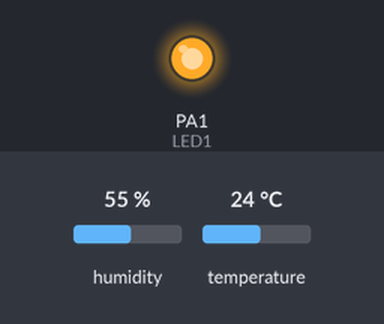
A sketch run on a simulated STM32 Blue Pill. Shown: output pins drawn as LEDs (lit = HIGH). Dashed ring = blinking. Inputs (shaded band) come from the test bench; at power-on: temperature 24 °C, humidity 55 %. No radio packets arrive unless stated.

Above: at 1.2 s.
1.3 s: temperature set to 39.2 °C
6.6 s: temperature set to 40.9 °C
At 10.7 s:
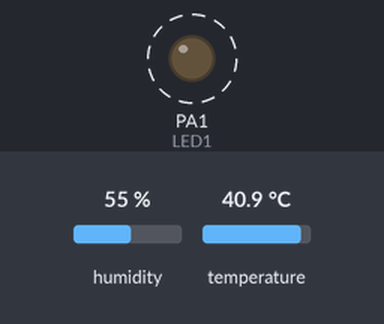
Timing chart, 0 to 21.3 s (numbered marks = the images above; inputs shaded):
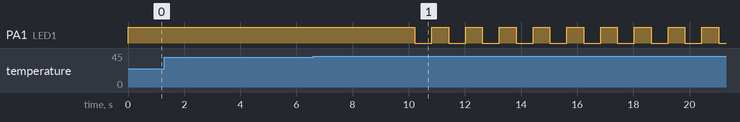

Measured:
- the behaviour switches between 40 and 40.1 °C on temperature (found by bisection; images 0 and 1)
- after the input at 1.3 s, every drawn part: stays the same
- after the input at 6.6 s, PA1 (LED1): alternates HIGH for 0.60 s and LOW for 0.60 s, starting after 3.6 s

The sketch:

node2.ino
```cpp
#include <SPI.h>
#include <LoRa.h>
#include <Arduino.h>
#include <Wire.h>
#include <SimpleKalmanFilter.h>
#include <AHT20.h>
AHT20 aht20;
int Slv =1;
#define ss PB4
#define rst PB5
#define dio0 PB3
#define ADC1 PA0
#define LED1 PA1
#define led PC13
float humidity = 0;
float temperature = 0;
String Incoming = "";
String Incoming1 = "";
String Message = "";
String Message1 = "";
String Message0 = "";
String dataS = "";
int key = 1,state =0;
byte LocalAddress = 0x32;
byte Destination0 = 0x30;
byte Destination1 = 0x31;
String outgoing;

long lastSendTime = 0,Timetemp=0,timerw;        // last send time
int interval = 2000;


void sendMessage(String Outgoing, byte Destination) {
  LoRa.beginPacket();             //--> start packet
  LoRa.write(Destination);        //--> add destination address
  LoRa.write(LocalAddress);       //--> add sender address
  LoRa.print(Outgoing);           //--> add payload
  LoRa.endPacket();               //--> finish packet and send it
}
//________________________________________________________________________________

//________________________________________________________________________________ Subroutines for receiving data (LoRa Ra-02).
void onReceive(int packetSize) {
  if (packetSize == 0) return;
  int recipient = LoRa.read();        //--> recipient address
  byte sender = LoRa.read();          //--> sender address
  Incoming = "";
  while (LoRa.available()) {
        Incoming += (char)LoRa.read();
      }

  if (recipient != LocalAddress) {
    return;
  }
   else {
         // if (Incoming == "00" || Incoming =="10" ) ;
           // digitalWrite(LED1,HIGH);
        //  if (Incoming == "01" || Incoming =="11" )
          //  digitalWrite(LED1,LOW);           ;
        }
  if (int(sender)==Destination1 ) Message0 = Incoming;
  if (int(sender)==Destination0 ) Message1 = Incoming;
    }
void setup() {
  Serial.begin(9600);
  Wire.begin();
  aht20.begin();
  //pinMode(led, OUTPUT);
  pinMode(LED1, OUTPUT);
  //digitalWrite(led,HIGH);
  digitalWrite(LED1,HIGH);
  LoRa.setPins(ss, rst, dio0);
  if (!LoRa.begin(433E6)) {
        while (1);
        }
     }

void loop() {

  if (millis() - Timetemp > 5000) {
    if (aht20.available() == true)
          {
             temperature = aht20.getTemperature();
             humidity = aht20.getHumidity();
             dataS = String(int(temperature*10)) + String(int(humidity*10));}
             Timetemp = millis();
        }
String str1 = Message0.substring(0, 5);
String str2 = Message0.substring(5, 10);
float vib = str1.toFloat();
float gas = str2.toFloat();
if (millis() - timerw > 600) {
if (vib > 0.0276 || gas > 200 || temperature > 40)
       {str1="1";
        if (state == 0) {
                          digitalWrite(LED1,LOW);
                          state =1;
                          } else
                          {
                          digitalWrite(LED1,HIGH);
                          state =0;
                          }
       }
    if (vib < 0.0276 && gas < 200 && temperature < 40)
          {
           str1="0";
           digitalWrite(LED1,HIGH);
          }
 timerw = millis();
}
  if (millis() - lastSendTime > 600) {
        lastSendTime = millis();
         Slv++;
        if (Slv > 2) Slv = 1;

        if (Slv == 1)
              sendMessage(str1, Destination1);

        if (Slv == 2)
          {     if (Message0 =="" ) Message0="          ";
                sendMessage(Message0+dataS+str1, Destination0); }
            }
    onReceive(LoRa.parsePacket());
}
```
